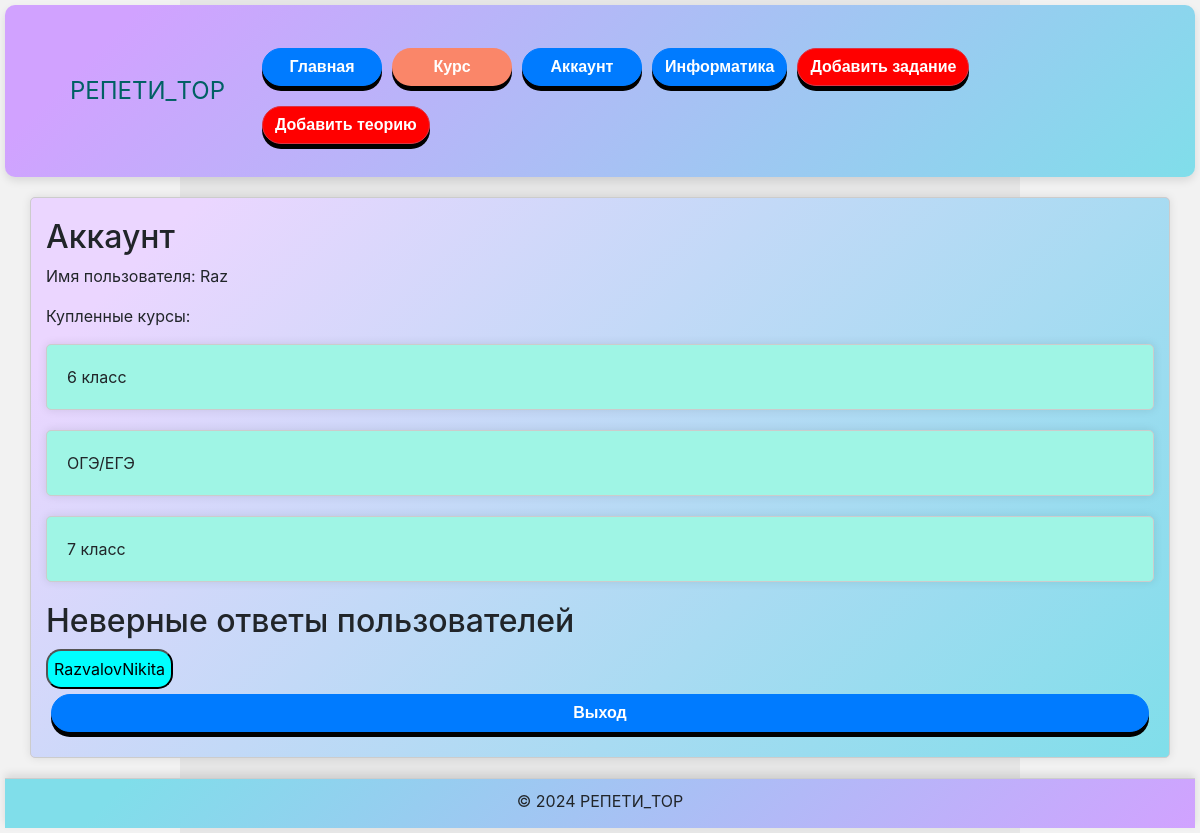
The page /tasks/account/ (signed in) on the database its author committed.
### tasks/models.py (models this page shows, shortened)
class Status(models.Model):
    name = models.CharField(max_length=100, unique=True)

### tasks/views.py (the view)
# urls.py: path('account/', account_view, name='account'),
@login_required
def account_view(request):
    user_statuses = request.user.profile.statuses.all()
    users = User.objects.all()
    user_answers = {}
    for user in users:
        incorrect_answers = UserTaskStatus.objects.filter(user=user, is_correct=False)
        if incorrect_answers.exists():
            user_answers[user] = incorrect_answers
    context = {
        'user_statuses': user_statuses,
        'user_answers': user_answers if request.user.is_superuser else None,
    }
    return render(request, 'tasks/account.html', context)

### tasks/templates/tasks/account.html (shortened to what this page needs)
{% load static %}
<!DOCTYPE html>
<html lang="en">
<head>
    <link rel="stylesheet" href="https://maxcdn.bootstrapcdn.com/bootstrap/4.5.2/css/bootstrap.min.css">
    <link rel="stylesheet" type="text/css" href="{% static 'styles.css' %}">
</head>
<body>
    <div class="flex-container">
        <header class="animated-header">
            <div class="container flex-header">
                <div class="logo">
                    <a class="navbar-brand">РЕПЕТИ_TOP</a>
                </div>
                <nav class="navbar navbar-expand-md">
                    <div class="collapse navbar-collapse" id="navbarNav">
                        <ul class="navbar-nav ml-auto">
                            <li class="nav-item"><a href="{% url 'home' %}" class="btn btn-primary">Главная</a></li>
                            {% if user.is_authenticated %}
                            <li class="nav-item"><a href="{% url 'course_list' %}" class="btn btn-course">Курс</a></li>
                            <li class="nav-item"><a href="{% url 'account' %}" class="btn btn-primary">Аккаунт</a></li>
                            <li class="nav-item"><a href="{% url 'computer_science_tasks' %}" class="btn btn-primary">Информатика</a></li>
                            {% else %}
                            <li class="nav-item"><a href="{% url 'login' %}" class="btn btn-primary">Вход</a></li>
                            <li class="nav-item"><a href="{% url 'register' %}" class="btn btn-primary">Регистрация</a></li>
                            {% endif %}
                            {% if user.is_superuser %}
                            <li class="nav-item"><a href="{% url 'add_task' %}" class="btn btn-danger">Добавить задание</a></li>
                            <li class="nav-item"><a href="{% url 'add_explanation' %}" class="btn btn-danger">Добавить теорию</a></li>
                            {% endif %}
                        </ul>
                    </div>
                </nav>
            </div>
        </header>
        <main class="container im">
            <section class="account-section">
                <h2>Аккаунт</h2>
                <p>Имя пользователя: {{ user.username }}</p>
                <div>
                   <p>Купленные курсы:</p>
            <div class="flex-enum">
                {% for status in user_statuses %}
                    <li>
                        {% if status.name == 'advanced' %}
                            <p class="animated-main">ОГЭ/ЕГЭ</p>
                        {% elif status.name == 'premium' %}
                             <p class="animated-main">8 класс</p>
                        {% elif status.name == 'gold' %}
                            <p class="animated-main">7 класс</p>
                        {% elif status.name == 'platinum' %}
                            <p class="animated-main">6 класс</p>
                        {% else %}
                            <p class="animated-main">Доступа нет</p>
                        {% endif %}
                    </li>
                {% endfor %}
                </div>
                {% if user.is_superuser %}
                    <div>
                        <h2>Неверные ответы пользователей</h2>
                        {% for user, answers in user_answers.items %}
                            <button onclick="document.getElementById('user-{{ user.id }}').style.display='block'">{{ user.username }}</button>
                        {% endfor %}
                    </div>
                {% endif %}
                </div>
                <a href="{% url 'logout' %}" class="btn btn-primary">Выход</a>
            </section>
        </main>
        <footer class="animated-footer">
            &copy; 2024 РЕПЕТИ_TOP
        </footer>
    </div>
</body>
</html>

### static/styles.css (style rules this page uses)
html, body { height: 100%; margin: 0; }
button { min-width: 120px; border-radius: 15px; min-height: 40px; background-color: aqua; align-content: center; }
.logo { display: flex; justify-content: center; }
.flex-header { display: flex; justify-content: space-between; width: 100%; height: 100%; }
.animated-header { background-color: #d1a2ff; background-image: linear-gradient(135deg, #d1a2ff 10%, #80DEEA 100%); border-radius: 10px; width: 100%; min-height: 80px; margin-bottom: 20px; padding: 20px; box-shadow: 0 4px 8px rgba(0, 0, 0, 0.1); transition: background-color 0.3s ease-in-out; }
.navbar-brand { padding-left: 25px; text-align: center; min-height: 50px; min-width: 100px; align-content: center; color: #006064; font-size: 24px; }
.container.im { background-color: #d1a2ff; background-image: linear-gradient(135deg, #ebd6ff 10%, #80DEEA 100%); }
.flex-container { display: flex; flex-direction: column; min-height: 100vh; align-items: center; padding: 5px; }
.animated-main { flex: 1; width: 100%; max-width: 1200px; padding: 20px; background-color: #9ff5e5; border: 1px solid #ccc; border-radius: 5px; box-shadow: 0 0 10px rgba(0, 0, 0, 0.1); margin-bottom: 20px; transition: transform 0.3s ease-in-out; overflow: hidden; position: relative; }
footer.animated-footer { text-align: center; min-height: 50px; width: 100%; background-color: #d1a2ff; background-image: linear-gradient(135deg, #80DEEA 10%, #d1a2ff 100%); border-top: 1px solid #ccc; padding: 10px 0; box-shadow: 0 -4px 8px rgba(0, 0, 0, 0.1); transition: background-color 0.3s ease-in-out; margin-top: auto; }
ul { display: flex; flex-direction: row; flex-wrap: wrap; }
li { list-style: none; }
.btn-primary, .btn-danger, .btn-course { min-width: 120px; transition: all 0.3s cubic-bezier(.215,.61,.355,1); margin: 5px; color: white; display: flex; justify-content: center; align-items: center; box-shadow: 0 5px #000; border-radius: 50px; font-family: 'Poppins', sans-serif; font-weight: bold; }
.btn-primary { background-color: #007bff; }
.btn-danger { background-color: red; }
.flex-enum { display: flex; flex-direction: column; }
.btn-course { background-color: #fa8669; }
.navbar-collapse { transition: height 0.3s ease; overflow: hidden; }
.navbar-nav { flex-direction: column; text-align: center; }
.navbar-nav .nav-item { margin-top: 10px; }
main { flex: 1; width: 100%; max-width: 1200px; padding: 20px; background-color: #ffffff; border: 1px solid #ccc; border-radius: 5px; box-shadow: 0 0 10px rgba(0, 0, 0, 0.1); margin-bottom: 20px; }
@media (min-width:1024px) { li { text-align: left; } }

### rows shown on the page
Status: name "6 класс"
Status: name "ОГЭ/ЕГЭ"
Status: name "7 класс"

### other values the page prints
{{ user.username }} "Raz"
{{ user.username }} "RazvalovNikita"
